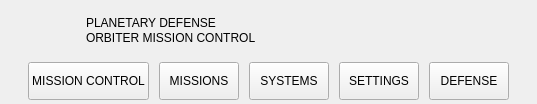
     <widget class="QWidget" name="header" native="true">
      <property name="minimumSize">
       <size>
        <width>0</width>
        <height>104</height>
       </size>
      </property>
      <property name="maximumSize">
       <size>
        <width>16777215</width>
        <height>104</height>
       </size>
      </property>
      <property name="bind_layoutMargins" stdset="0">
       <string>[margin, 8, margin, 0]</string>
      </property>
      <layout class="QVBoxLayout" name="headerLayout">
       <property name="spacing">
        <number>8</number>
       </property>
       <property name="leftMargin">
        <number>28</number>
       </property>
       <property name="topMargin">
        <number>8</number>
       </property>
       <property name="rightMargin">
        <number>28</number>
       </property>
       <property name="bottomMargin">
        <number>0</number>
       </property>
       <item>
        <widget class="QWidget" name="headerTop" native="true">
         <property name="minimumSize">
          <size>
           <width>0</width>
           <height>46</height>
          </size>
         </property>
         <property name="maximumSize">
          <size>
           <width>16777215</width>
           <height>46</height>
          </size>
         </property>
         <layout class="QHBoxLayout" name="headerTopLayout">
          <property name="spacing">
           <number>0</number>
          </property>
          <property name="leftMargin">
           <number>0</number>
          </property>
          <property name="topMargin">
           <number>0</number>
          </property>
          <property name="rightMargin">
           <number>0</number>
          </property>
          <property name="bottomMargin">
           <number>0</number>
          </property>
          <item>
           <widget class="QLabel" name="emblem">
            <property name="pixmap">
             <pixmap resource="skin.qrc">:/pd/images/emblem.png</pixmap>
            </property>
            <property name="minimumSize">
             <size>
              <width>46</width>
              <height>46</height>
             </size>
            </property>
            <property name="maximumSize">
             <size>
              <width>46</width>
              <height>46</height>
             </size>
            </property>
           </widget>
          </item>
          <item>
           <spacer name="gap">
            <property name="orientation">
             <enum>Qt::Orientation::Horizontal</enum>
            </property>
            <property name="sizeType">
             <enum>QSizePolicy::Policy::Fixed</enum>
            </property>
            <property name="sizeHint" stdset="0">
             <size>
              <width>12</width>
              <height>1</height>
             </size>
            </property>
           </spacer>
          </item>
          <item alignment="Qt::AlignmentFlag::AlignVCenter">
           <widget class="QWidget" name="brandTexts" native="true">
            <layout class="QVBoxLayout" name="brandTextsLayout">
             <property name="spacing">
              <number>1</number>
             </property>
             <property name="leftMargin">
              <number>0</number>
             </property>
             <property name="topMargin">
              <number>0</number>
             </property>
             <property name="rightMargin">
              <number>0</number>
             </property>
             <property name="bottomMargin">
              <number>0</number>
             </property>
             <item>
              <widget class="QLabel" name="brand">
               <property name="text">
                <string>PLANETARY DEFENSE</string>
               </property>
               <property name="role" stdset="0">
                <string>brand</string>
               </property>
               <property name="letterSpacing" stdset="0">
                <double>4.0</double>
               </property>
              </widget>
             </item>
             <item>
              <widget class="QLabel" name="brandSub">
               <property name="text">
                <string>ORBITER MISSION CONTROL</string>
               </property>
               <property name="role" stdset="0">
                <string>brandSub</string>
               </property>
               <property name="letterSpacing" stdset="0">
                <double>3.4</double>
               </property>
              </widget>
             </item>
            </layout>
           </widget>
          </item>
          <item>
           <spacer name="hSpacer">
            <property name="orientation">
             <enum>Qt::Orientation::Horizontal</enum>
            </property>
            <property name="sizeHint" stdset="0">
             <size>
              <width>0</width>
              <height>20</height>
             </size>
            </property>
           </spacer>
          </item>
          <item>
           <widget class="QWidget" name="pills" native="true">
            <layout class="QHBoxLayout" name="pillsLayout">
             <property name="spacing">
              <number>8</number>
             </property>
             <property name="leftMargin">
              <number>20</number>
             </property>
             <property name="topMargin">
              <number>10</number>
             </property>
             <property name="rightMargin">
              <number>0</number>
             </property>
             <property name="bottomMargin">
              <number>10</number>
             </property>
             <item>
              <widget class="QFrame" name="pillGraphics">
               <property name="minimumSize">
                <size>
                 <width>0</width>
                 <height>26</height>
                </size>
               </property>
               <property name="maximumSize">
                <size>
                 <width>300</width>
                 <height>26</height>
                </size>
               </property>
               <property name="role" stdset="0">
                <string>pill</string>
               </property>
               <layout class="QHBoxLayout" name="pillGraphicsLayout" stretch="0,1">
                <property name="spacing">
                 <number>7</number>
                </property>
                <property name="leftMargin">
                 <number>11</number>
                </property>
                <property name="topMargin">
                 <number>0</number>
                </property>
                <property name="rightMargin">
                 <number>11</number>
                </property>
                <property name="bottomMargin">
                 <number>0</number>
                </property>
                <item>
                 <widget class="QLabel" name="pillGraphicsDot">
                  <property name="minimumSize">
                   <size>
                    <width>8</width>
                    <height>8</height>
                   </size>
                  </property>
                  <property name="maximumSize">
                   <size>
                    <width>8</width>
                    <height>8</height>
                   </size>
                  </property>
                  <property name="role" stdset="0">
                   <string>pillDot</string>
                  </property>
                  <property name="tone" stdset="0">
                   <string>ok</string>
                  </property>
                  <property name="bind_tone" stdset="0">
                   <string>consoleMode ? 'alert' : 'ok'</string>
                  </property>
                 </widget>
                </item>
                <item>
                 <widget class="QLabel" name="pillGraphicsText">
                  <property name="role" stdset="0">
                   <string>pillText</string>
                  </property>
                  <property name="bind" stdset="0">
                   <string>'GRAPHICS ' + (consoleMode ? 'CONSOLE' : setup.graphicsClient)</string>
                  </property>
                  <property name="elide" stdset="0">
                   <bool>true</bool>
                  </property>
                 </widget>
                </item>
               </layout>
              </widget>
             </item>
             <item>
              <widget class="QFrame" name="pillModules">
               <property name="minimumSize">
                <size>
                 <width>0</width>
                 <height>26</height>
                </size>
               </property>
               <property name="maximumSize">
                <size>
                 <width>260</width>
                 <height>26</height>
                </size>
               </property>
               <property name="role" stdset="0">
                <string>pill</string>
               </property>
               <layout class="QHBoxLayout" name="pillModulesLayout" stretch="0,1">
                <property name="spacing">
                 <number>7</number>
                </property>
                <property name="leftMargin">
                 <number>11</number>
                </property>
                <property name="topMargin">
                 <number>0</number>
                </property>
                <property name="rightMargin">
                 <number>11</number>
                </property>
                <property name="bottomMargin">
                 <number>0</number>
                </property>
                <item>
                 <widget class="QLabel" name="pillModulesDot">
                  <property name="minimumSize">
                   <size>
                    <width>8</width>
                    <height>8</height>
                   </size>
                  </property>
                  <property name="maximumSize">
                   <size>
                    <width>8</width>
                    <height>8</height>
                   </size>
                  </property>
                  <property name="role" stdset="0">
                   <string>pillDot</string>
                  </property>
                  <property name="tone" stdset="0">
                   <string>info</string>
                  </property>
                 </widget>
                </item>
                <item>
                 <widget class="QLabel" name="pillModulesText">
                  <property name="role" stdset="0">
                   <string>pillText</string>
                  </property>
                  <property name="bind" stdset="0">
                   <string>'MODULES ' + (setup.activeModules || 0)</string>
                  </property>
                  <property name="elide" stdset="0">
                   <bool>true</bool>
                  </property>
                 </widget>
                </item>
               </layout>
              </widget>
             </item>
             <item>
              <widget class="QFrame" name="pillScenarios">
               <property name="minimumSize">
                <size>
                 <width>0</width>
                 <height>26</height>
                </size>
               </property>
               <property name="maximumSize">
                <size>
                 <width>260</width>
                 <height>26</height>
                </size>
               </property>
               <property name="role" stdset="0">
                <string>pill</string>
               </property>
               <layout class="QHBoxLayout" name="pillScenariosLayout" stretch="0,1">
                <property name="spacing">
                 <number>7</number>
                </property>
                <property name="leftMargin">
                 <number>11</number>
                </property>
                <property name="topMargin">
                 <number>0</number>
                </property>
                <property name="rightMargin">
                 <number>11</number>
                </property>
                <property name="bottomMargin">
                 <number>0</number>
                </property>
                <item>
                 <widget class="QLabel" name="pillScenariosDot">
                  <property name="minimumSize">
                   <size>
                    <width>8</width>
                    <height>8</height>
                   </size>
                  </property>
                  <property name="maximumSize">
                   <size>
                    <width>8</width>
                    <height>8</height>
                   </size>
                  </property>
                  <property name="role" stdset="0">
                   <string>pillDot</string>
                  </property>
                  <property name="tone" stdset="0">
                   <string>info</string>
                  </property>
                 </widget>
                </item>
                <item>
                 <widget class="QLabel" name="pillScenariosText">
                  <property name="role" stdset="0">
                   <string>pillText</string>
                  </property>
                  <property name="bind" stdset="0">
                   <string>'SCENARIOS ' + scnCount</string>
                  </property>
                  <property name="elide" stdset="0">
                   <bool>true</bool>
                  </property>
                 </widget>
                </item>
               </layout>
              </widget>
             </item>
             <item>
              <widget class="QFrame" name="pillApi">
               <property name="minimumSize">
                <size>
                 <width>0</width>
                 <height>26</height>
                </size>
               </property>
               <property name="maximumSize">
                <size>
                 <width>260</width>
                 <height>26</height>
                </size>
               </property>
               <property name="role" stdset="0">
                <string>pill</string>
               </property>
               <layout class="QHBoxLayout" name="pillApiLayout" stretch="0,1">
                <property name="spacing">
                 <number>7</number>
                </property>
                <property name="leftMargin">
                 <number>11</number>
                </property>
                <property name="topMargin">
                 <number>0</number>
                </property>
                <property name="rightMargin">
                 <number>11</number>
                </property>
                <property name="bottomMargin">
                 <number>0</number>
                </property>
                <item>
                 <widget class="QLabel" name="pillApiDot">
                  <property name="minimumSize">
                   <size>
                    <width>8</width>
                    <height>8</height>
                   </size>
                  </property>
                  <property name="maximumSize">
                   <size>
                    <width>8</width>
                    <height>8</height>
                   </size>
                  </property>
                  <property name="role" stdset="0">
                   <string>pillDot</string>
                  </property>
                  <property name="tone" stdset="0">
                   <string>ok</string>
                  </property>
                 </widget>
                </item>
                <item>
                 <widget class="QLabel" name="pillApiText">
                  <property name="role" stdset="0">
                   <string>pillText</string>
                  </property>
                  <property name="bind" stdset="0">
                   <string>'API ' + Launcher.apiVersion</string>
                  </property>
                  <property name="elide" stdset="0">
                   <bool>true</bool>
                  </property>
                 </widget>
                </item>
               </layout>
              </widget>
             </item>
            </layout>
           </widget>
          </item>
         </layout>
        </widget>
       </item>
       <item>
        <widget class="QWidget" name="navRow" native="true">
         <property name="minimumSize">
          <size>
           <width>0</width>
           <height>38</height>
          </size>
         </property>
         <property name="maximumSize">
          <size>
           <width>16777215</width>
           <height>38</height>
          </size>
         </property>
         <layout class="QHBoxLayout" name="navRowLayout">
          <property name="spacing">
           <number>10</number>
          </property>
          <property name="leftMargin">
           <number>0</number>
          </property>
          <property name="topMargin">
           <number>0</number>
          </property>
          <property name="rightMargin">
           <number>0</number>
          </property>
          <property name="bottomMargin">
           <number>0</number>
          </property>
          <item>
           <widget class="QPushButton" name="navControl">
            <property name="text">
             <string>MISSION CONTROL</string>
            </property>
            <property name="focusPolicy">
             <enum>Qt::FocusPolicy::NoFocus</enum>
            </property>
            <property name="cursor">
             <cursorShape>PointingHandCursor</cursorShape>
            </property>
            <property name="minimumSize">
             <size>
              <width>0</width>
              <height>38</height>
             </size>
            </property>
            <property name="maximumSize">
             <size>
              <width>16777215</width>
              <height>38</height>
             </size>
            </property>
            <property name="role" stdset="0">
             <string>nav</string>
            </property>
            <property name="letterSpacing" stdset="0">
             <double>1.6</double>
            </property>
            <property name="action" stdset="0">
             <string>Logic.go('CONTROL')</string>
            </property>
            <property name="bind_current" stdset="0">
             <string>page === 'CONTROL'</string>
            </property>
            <property name="glowColor" stdset="0">
             <color alpha="255">
              <red>39</red>
              <green>211</green>
              <blue>255</blue>
             </color>
            </property>
            <property name="glowRings" stdset="0">
             <number>1</number>
            </property>
            <property name="glowStep" stdset="0">
             <double>3.0</double>
            </property>
            <property name="glowWidth" stdset="0">
             <double>3.0</double>
            </property>
            <property name="glowRadius" stdset="0">
             <double>10.0</double>
            </property>
            <property name="glowAlpha" stdset="0">
             <double>0.08</double>
            </property>
            <property name="glowHoverAlpha" stdset="0">
             <double>0.22</double>
            </property>
            <property name="bind_glowAlpha" stdset="0">
             <string>page === 'CONTROL' ? 0.22 : 0.08</string>
            </property>
           </widget>
          </item>
          <item>
           <widget class="QPushButton" name="navMissions">
            <property name="text">
             <string>MISSIONS</string>
            </property>
            <property name="focusPolicy">
             <enum>Qt::FocusPolicy::NoFocus</enum>
            </property>
            <property name="cursor">
             <cursorShape>PointingHandCursor</cursorShape>
            </property>
            <property name="minimumSize">
             <size>
              <width>0</width>
              <height>38</height>
             </size>
            </property>
            <property name="maximumSize">
             <size>
              <width>16777215</width>
              <height>38</height>
             </size>
            </property>
            <property name="role" stdset="0">
             <string>nav</string>
            </property>
            <property name="letterSpacing" stdset="0">
             <double>1.6</double>
            </property>
            <property name="action" stdset="0">
             <string>Logic.go('MISSIONS')</string>
            </property>
            <property name="bind_current" stdset="0">
             <string>page === 'MISSIONS'</string>
            </property>
            <property name="glowColor" stdset="0">
             <color alpha="255">
              <red>39</red>
              <green>211</green>
              <blue>255</blue>
             </color>
            </property>
            <property name="glowRings" stdset="0">
             <number>1</number>
            </property>
            <property name="glowStep" stdset="0">
             <double>3.0</double>
            </property>
            <property name="glowWidth" stdset="0">
             <double>3.0</double>
            </property>
            <property name="glowRadius" stdset="0">
             <double>10.0</double>
            </property>
            <property name="glowAlpha" stdset="0">
             <double>0.08</double>
            </property>
            <property name="glowHoverAlpha" stdset="0">
             <double>0.22</double>
            </property>
            <property name="bind_glowAlpha" stdset="0">
             <string>page === 'MISSIONS' ? 0.22 : 0.08</string>
            </property>
           </widget>
          </item>
          <item>
           <widget class="QPushButton" name="navSystems">
            <property name="text">
             <string>SYSTEMS</string>
            </property>
            <property name="focusPolicy">
             <enum>Qt::FocusPolicy::NoFocus</enum>
            </property>
            <property name="cursor">
             <cursorShape>PointingHandCursor</cursorShape>
            </property>
            <property name="minimumSize">
             <size>
              <width>0</width>
              <height>38</height>
             </size>
            </property>
            <property name="maximumSize">
             <size>
              <width>16777215</width>
              <height>38</height>
             </size>
            </property>
            <property name="role" stdset="0">
             <string>nav</string>
            </property>
            <property name="letterSpacing" stdset="0">
             <double>1.6</double>
            </property>
            <property name="action" stdset="0">
             <string>Logic.go('SYSTEMS')</string>
            </property>
            <property name="bind_current" stdset="0">
             <string>page === 'SYSTEMS'</string>
            </property>
            <property name="glowColor" stdset="0">
             <color alpha="255">
              <red>39</red>
              <green>211</green>
              <blue>255</blue>
             </color>
            </property>
            <property name="glowRings" stdset="0">
             <number>1</number>
            </property>
            <property name="glowStep" stdset="0">
             <double>3.0</double>
            </property>
            <property name="glowWidth" stdset="0">
             <double>3.0</double>
            </property>
            <property name="glowRadius" stdset="0">
             <double>10.0</double>
            </property>
            <property name="glowAlpha" stdset="0">
             <double>0.08</double>
            </property>
            <property name="glowHoverAlpha" stdset="0">
             <double>0.22</double>
            </property>
            <property name="bind_glowAlpha" stdset="0">
             <string>page === 'SYSTEMS' ? 0.22 : 0.08</string>
            </property>
           </widget>
          </item>
          <item>
           <widget class="QPushButton" name="navSettings">
            <property name="text">
             <string>SETTINGS</string>
            </property>
            <property name="focusPolicy">
             <enum>Qt::FocusPolicy::NoFocus</enum>
            </property>
            <property name="cursor">
             <cursorShape>PointingHandCursor</cursorShape>
            </property>
            <property name="minimumSize">
             <size>
              <width>0</width>
              <height>38</height>
             </size>
            </property>
            <property name="maximumSize">
             <size>
              <width>16777215</width>
              <height>38</height>
             </size>
            </property>
            <property name="role" stdset="0">
             <string>nav</string>
            </property>
            <property name="letterSpacing" stdset="0">
             <double>1.6</double>
            </property>
            <property name="action" stdset="0">
             <string>Logic.go('SETTINGS')</string>
            </property>
            <property name="bind_current" stdset="0">
             <string>page === 'SETTINGS'</string>
            </property>
            <property name="glowColor" stdset="0">
             <color alpha="255">
              <red>39</red>
              <green>211</green>
              <blue>255</blue>
             </color>
            </property>
            <property name="glowRings" stdset="0">
             <number>1</number>
            </property>
            <property name="glowStep" stdset="0">
             <double>3.0</double>
            </property>
            <property name="glowWidth" stdset="0">
             <double>3.0</double>
            </property>
            <property name="glowRadius" stdset="0">
             <double>10.0</double>
            </property>
            <property name="glowAlpha" stdset="0">
             <double>0.08</double>
            </property>
            <property name="glowHoverAlpha" stdset="0">
             <double>0.22</double>
            </property>
            <property name="bind_glowAlpha" stdset="0">
             <string>page === 'SETTINGS' ? 0.22 : 0.08</string>
            </property>
           </widget>
          </item>
          <item>
           <widget class="QPushButton" name="navDefense">
            <property name="text">
             <string>DEFENSE</string>
            </property>
            <property name="focusPolicy">
             <enum>Qt::FocusPolicy::NoFocus</enum>
            </property>
            <property name="cursor">
             <cursorShape>PointingHandCursor</cursorShape>
            </property>
            <property name="minimumSize">
             <size>
              <width>0</width>
              <height>38</height>
             </size>
            </property>
            <property name="maximumSize">
             <size>
              <width>16777215</width>
              <height>38</height>
             </size>
            </property>
            <property name="role" stdset="0">
             <string>nav</string>
            </property>
            <property name="letterSpacing" stdset="0">
             <double>1.6</double>
            </property>
            <property name="action" stdset="0">
             <string>Logic.go('DEFENSE')</string>
            </property>
            <property name="bind_current" stdset="0">
             <string>page === 'DEFENSE'</string>
            </property>
            <property name="edge" stdset="0">
             <string>alert</string>
            </property>
            <property name="glowColor" stdset="0">
             <color alpha="255">
              <red>255</red>
              <green>54</green>
              <blue>70</blue>
             </color>
            </property>
            <property name="glowRings" stdset="0">
             <number>1</number>
            </property>
            <property name="glowStep" stdset="0">
             <double>3.0</double>
            </property>
            <property name="glowWidth" stdset="0">
             <double>3.0</double>
            </property>
            <property name="glowRadius" stdset="0">
             <double>10.0</double>
            </property>
            <property name="glowAlpha" stdset="0">
             <double>0.08</double>
            </property>
            <property name="glowHoverAlpha" stdset="0">
             <double>0.22</double>
            </property>
            <property name="bind_glowAlpha" stdset="0">
             <string>page === 'DEFENSE' ? 0.22 : 0.08</string>
            </property>
           </widget>
          </item>
          <item>
           <spacer name="hSpacer_2">
            <property name="orientation">
             <enum>Qt::Orientation::Horizontal</enum>
            </property>
            <property name="sizeHint" stdset="0">
             <size>
              <width>0</width>
              <height>20</height>
             </size>
            </property>
           </spacer>
          </item>
         </layout>
        </widget>
       </item>
       <item>
        <spacer name="vSpacer">
         <property name="orientation">
          <enum>Qt::Orientation::Vertical</enum>
         </property>
         <property name="sizeHint" stdset="0">
          <size>
           <width>20</width>
           <height>0</height>
          </size>
         </property>
        </spacer>
       </item>
      </layout>
     </widget>
